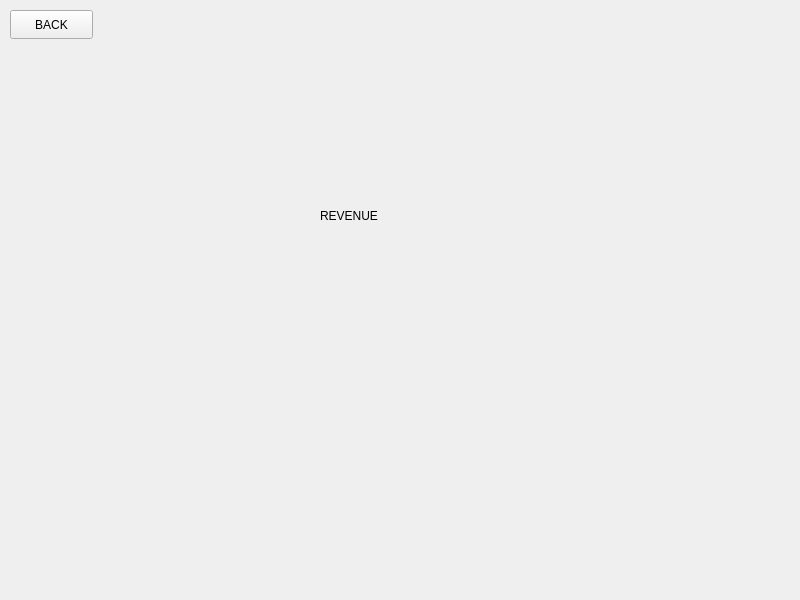
<?xml version="1.0" encoding="UTF-8"?>
<ui version="4.0">
 <class>RevenueWindow</class>
 <widget class="QMainWindow" name="RevenueWindow">
  <property name="geometry">
   <rect>
    <x>0</x>
    <y>0</y>
    <width>800</width>
    <height>600</height>
   </rect>
  </property>
  <property name="windowTitle">
   <string>MainWindow</string>
  </property>
  <widget class="QWidget" name="centralwidget">
   <widget class="QLabel" name="label">
    <property name="geometry">
     <rect>
      <x>320</x>
      <y>140</y>
      <width>241</width>
      <height>151</height>
     </rect>
    </property>
    <property name="text">
     <string>REVENUE</string>
    </property>
   </widget>
   <widget class="QPushButton" name="pushButton">
    <property name="geometry">
     <rect>
      <x>10</x>
      <y>10</y>
      <width>83</width>
      <height>29</height>
     </rect>
    </property>
    <property name="text">
     <string>BACK</string>
    </property>
   </widget>
  </widget>
 </widget>
 <resources/>
 <connections/>
</ui>
